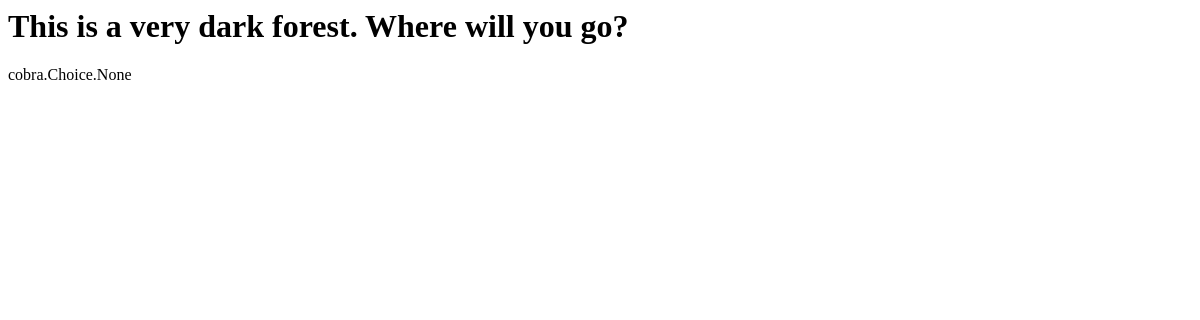
Before: /question/1/ with the older database file.
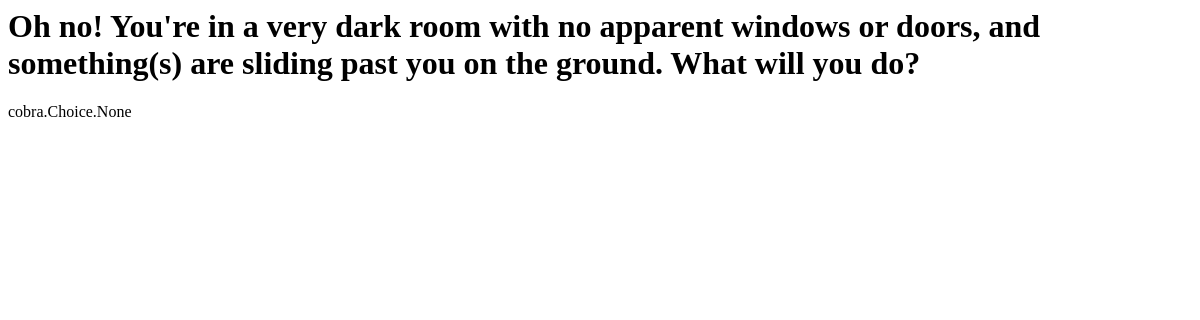
After: the same page with the newer database file.
### cobra/models.py (models this page shows)
class Question(models.Model):
	question_text = models.CharField(max_length=200)
	def __str__(self):
		return self.question_text

### cobra/views.py (the view)
# urls.py: url(r'^question/(?P<question_id>[0-9]+)/$', display_question, name='display_question'),
def display_question(request, question_id):
	question = get_object_or_404(Question, pk=question_id)
	choices = question.choices
	context = {
		'fun_question': question,
		'fun_choices': choices
	}
	return render(request, 'index.html', context)

### cobra/templates/index.html (shortened to what this page needs)
<html>
	<head>
	</head>
	<body>
	<h1> {{ fun_question }} </h1>
	<p> {{ fun_choices }} </p>
	</body>
</html>

Changed rows visible on the page:
changed Question: question_text "This is a very dark forest. Where will you go?" → "Oh no! You're in a very dark room with no apparent windows or doors, and something(s) are sliding past you on the ground. What will you do?"
